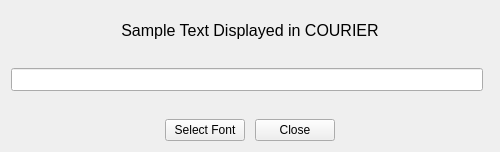
<?xml version="1.0" encoding="UTF-8"?>
<ui version="4.0">
 <class>FontPicker</class>
 <widget class="QWidget" name="FontPicker">
  <property name="windowTitle">
   <string/>
  </property>
  <property name="geometry">
   <rect>
    <x>0</x>
    <y>0</y>
    <width>500</width>
    <height>152</height>
   </rect>
  </property>
  <layout class="QGridLayout" name="gridLayout">
   <item row="4" column="0">
    <widget class="QLineEdit" name="fontEdit">
     <property name="minimumSize">
      <size>
       <width>0</width>
       <height>0</height>
      </size>
     </property>
     <property name="font">
      <font>
       <pointsize>10</pointsize>
      </font>
     </property>
    </widget>
   </item>
   <item row="3" column="0">
    <spacer name="verticalSpacer_2">
     <property name="sizeHint" stdset="0">
      <size>
       <width>20</width>
       <height>10</height>
      </size>
     </property>
     <property name="orientation">
      <enum>Qt::Vertical</enum>
     </property>
    </spacer>
   </item>
   <item row="1" column="0">
    <spacer name="verticalSpacer_1">
     <property name="sizeType">
      <enum>QSizePolicy::Fixed</enum>
     </property>
     <property name="sizeHint" stdset="0">
      <size>
       <width>20</width>
       <height>10</height>
      </size>
     </property>
     <property name="orientation">
      <enum>Qt::Vertical</enum>
     </property>
    </spacer>
   </item>
   <item row="7" column="0" colspan="2">
    <layout class="QHBoxLayout" name="horizontalLayout">
     <property name="spacing">
      <number>10</number>
     </property>
     <item>
      <spacer name="horizontalSpacer_2">
       <property name="sizeHint" stdset="0">
        <size>
         <width>150</width>
         <height>20</height>
        </size>
       </property>
       <property name="orientation">
        <enum>Qt::Horizontal</enum>
       </property>
      </spacer>
     </item>
     <item>
      <widget class="QPushButton" name="selectFont_PB">
       <property name="text">
        <string>Select Font</string>
       </property>
      </widget>
     </item>
     <item>
      <widget class="QPushButton" name="closePB">
       <property name="text">
        <string>Close</string>
       </property>
      </widget>
     </item>
     <item>
      <spacer name="horizontalSpacer_3">
       <property name="sizeHint" stdset="0">
        <size>
         <width>150</width>
         <height>20</height>
        </size>
       </property>
       <property name="orientation">
        <enum>Qt::Horizontal</enum>
       </property>
      </spacer>
     </item>
    </layout>
   </item>
   <item row="2" column="0" colspan="2">
    <widget class="QLabel" name="label">
     <property name="text">
      <string>Sample Text Displayed in COURIER</string>
     </property>
     <property name="alignment">
      <set>Qt::AlignCenter</set>
     </property>
     <property name="font">
      <font>
       <pointsize>12</pointsize>
      </font>
     </property>
    </widget>
   </item>
   <item row="5" column="0">
    <spacer name="verticalSpacer_3">
     <property name="sizeHint" stdset="0">
      <size>
       <width>20</width>
       <height>20</height>
      </size>
     </property>
     <property name="orientation">
      <enum>Qt::Vertical</enum>
     </property>
    </spacer>
   </item>
  </layout>
 </widget>
 <resources/>
 <connections/>
</ui>
